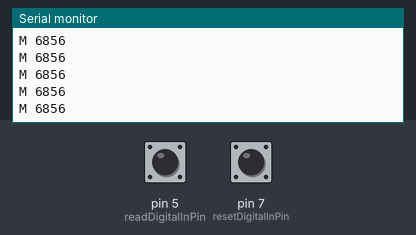
Recording of a sketch running on a simulated Arduino Uno, built with avr-gcc and run on an emulated ATmega328P. Parts: the last lines printed to the serial monitor. Inputs (shaded band) come from the test bench; at power-on: pin 5 (readDigitalInPin) HIGH, pin 7 (resetDigitalInPin) HIGH.

Above: at 1.2 s.
1.3 s: pin 5 (readDigitalInPin) pulled LOW for 0.15 s
At 1.48 s:
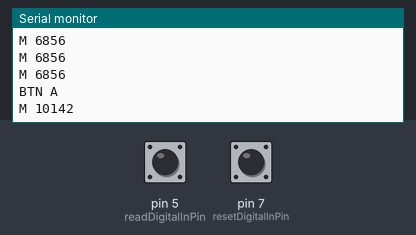
2.9 s: pin 7 (resetDigitalInPin) pulled LOW for 0.15 s
At 3.14 s:
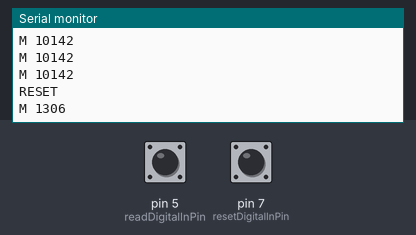
4.5 s: pin 5 (readDigitalInPin) pulled LOW for 1 s
At 4.64 s:
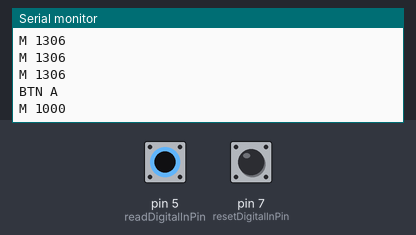
7.0 s: pin 7 (resetDigitalInPin) pulled LOW for 1 s
At 7.19 s:
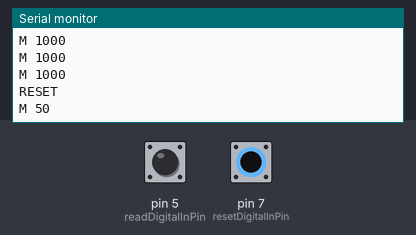
Timing chart, 0 to 10.0 s (numbered marks = the images above; inputs shaded):
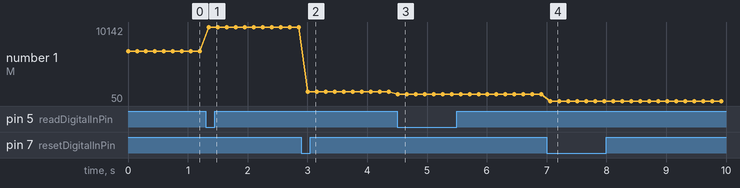

Measured:
- after the input at 1.3 s, the serial monitor: prints a new line after 0.05 s (image 1)
- after the input at 2.9 s, the serial monitor: prints a new line after 0.11 s (image 2)
- after the input at 4.5 s, the serial monitor: prints a new line at once (image 3)
- after the input at 7.0 s, the serial monitor: prints a new line after 0.06 s (image 4)
- plotted number 1: 6856 → 10142 after the input at 1.3 s, 10142 → 1306 after the input at 2.9 s, 1306 → 1000 after the input at 4.5 s, 1000 → 50 after the input at 7.0 s

The sketch:

sketch_sendtestdata.ino
```cpp
#define LITTLE 6856
#define MID 10142
#define BIG 1306

int readDigitalInPin = 5;
int resetDigitalInPin = 7;

unsigned int fishLenghts[] = {LITTLE, MID, BIG, 1000, 50};
unsigned int fishClass = 0;

int status_read;
int status_reset;

void setup() {
  // initialize serial communications at 9600 bps:
  Serial.begin(115200);
  pinMode(readDigitalInPin, INPUT_PULLUP);
  pinMode(resetDigitalInPin, INPUT_PULLUP);

  status_read = digitalRead(readDigitalInPin);
  status_reset = digitalRead(resetDigitalInPin);

}


void loop() {

  fishClass = fishClass % (sizeof(fishLenghts) / sizeof(int));

  if (digitalRead(readDigitalInPin) ^ status_read)
  {
    if (status_read == HIGH) {
        // read was pressed
        Serial.println("BTN A ");
        fishClass++;
    }

    status_read = !status_read;
  }

  if (digitalRead(resetDigitalInPin) ^ status_reset)
  {
    if (status_reset == HIGH) {
        // reset was pressed
        Serial.println("RESET");
        fishClass++;
    }

    status_reset = !status_reset;
  }

  Serial.print("M ");
  Serial.println(fishLenghts[fishClass]);

  delay(150);


  /**

  static int fishClass = 0;
  while (fishClass < 3) {
    while( digitalRead(readDigitalInPin) == HIGH ) {

      if (digitalRead(resetDigitalInPin) == LOW) {
        Serial.println('reset!!!!');
        break;
      };

      Serial.println( fishLenghts[fishClass] );
    };

    fishClass++;

  }

  */


}
```
